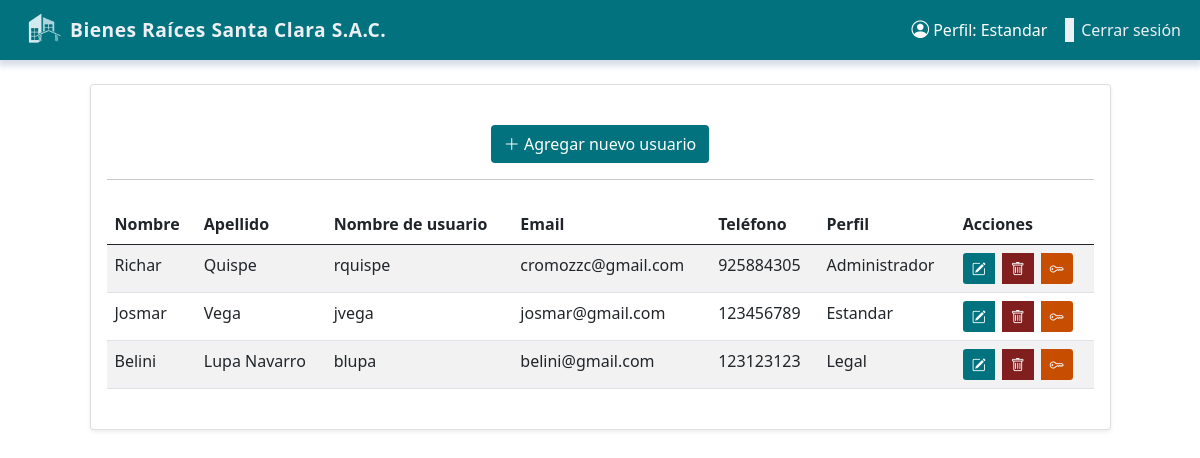
The app's page /lista_usuarios/ (signed in), older data.
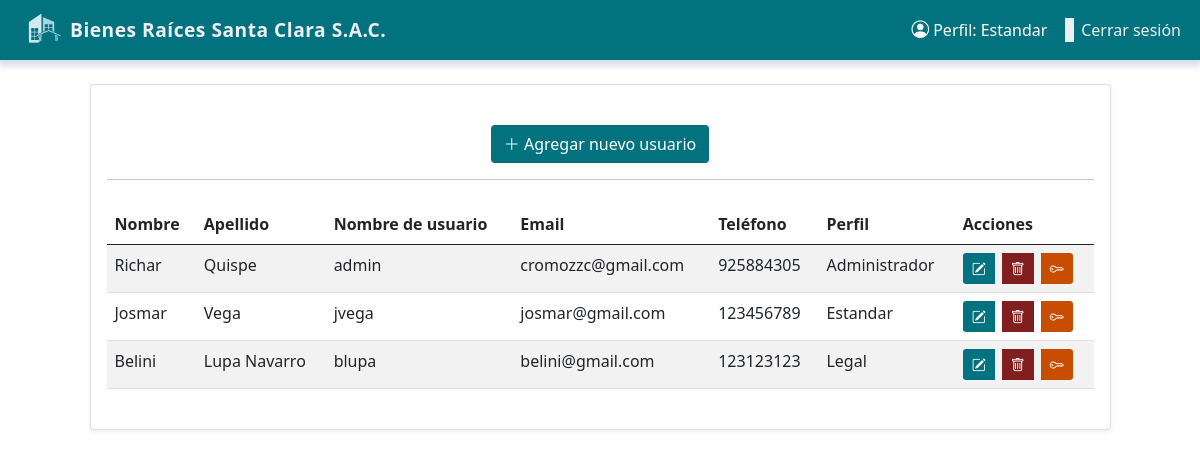
The same page, newer data.
### partidas_planos/models.py (models this page shows, shortened)
class User(AbstractBaseUser, PermissionsMixin):
    ESTANDAR = 1
    LEGAL = 2
    ADMINISTRADOR = 3
    ROLE_CHOICE = (
        (ESTANDAR, 'Estandar'),
        (LEGAL, 'Legal'),
        (ADMINISTRADOR, 'Administrador'),
    )
    first_name = models.CharField(max_length=50)
    last_name = models.CharField(max_length=50)
    username = models.CharField(max_length=50, unique=True)
    email = models.EmailField(max_length=100, unique=True)
    phone_number = models.CharField(max_length=12, blank=True)
    role = models.PositiveSmallIntegerField(choices=ROLE_CHOICE, blank=True, null=True)
    date_joined = models.DateTimeField(auto_now_add=True)
    last_login = models.DateTimeField(auto_now_add=True)
    created_date = models.DateTimeField(auto_now_add=True)
    modified_date = models.DateTimeField(auto_now=True)
    is_admin = models.BooleanField(default=False)
    is_staff = models.BooleanField(default=False)
    is_active = models.BooleanField(default=True)
    is_superadmin = models.BooleanField(default=False)
    USERNAME_FIELD = 'username'
    REQUIRED_FIELDS = ['email', 'first_name', 'last_name']
    objects = UserManager()

### principal/views.py (the view)
# urls.py: path('lista_usuarios/', views.lista_usuarios, name='lista_usuarios'),
@login_required
def lista_usuarios(request):
    usuarios = User.objects.all()
    if request.method == 'POST':
        form = UserForm(request.POST)
        if form.is_valid():
            usuario = form.save(commit=False)
            usuario.set_password(form.cleaned_data['password'])  # Hashea la contraseña
            usuario.save()
            messages.success(request, "Usuario creado correctamente.")
            return redirect('lista_usuarios')
    else:
        form = UserForm()
    return render(request, 'administrador/home.html', {
        'usuarios': usuarios,
        'form': form,
    })

### templates/administrador/home.html (shortened to what the changed rows need)
{% extends "base.html" %}
{% block body %}
<div class="container mt-4" style="max-width: 95%;">
    <div class="row justify-content-center">
        <div class="col-12 col-lg-11">
            <div class="card shadow-sm">
                <div class="card-body">
                    <div class="table-responsive py-2">
                        <table class="table table-striped" id="usersTable">
                            <thead>
                                <tr>
                                    <th>Nombre</th>
                                    <th>Apellido</th>
                                    <th>Nombre de usuario</th>
                                    <th>Email</th>
                                    <th>Teléfono</th>
                                    <th>Perfil</th>
                                    <th>Acciones</th>
                                </tr>
                            </thead>
                            <tbody>
                                {% for user in usuarios %}
                                <tr>
                                    <td>{{ user.first_name }}</td>
                                    <td>{{ user.last_name }}</td>
                                    <td>{{ user.username }}</td>
                                    <td>{{ user.email }}</td>
                                    <td>{{ user.phone_number }}</td>
                                    <td>
                                        {% if user.role == 1 %}Estandar
                                        {% elif user.role == 2 %}Legal
                                        {% elif user.role == 3 %}Administrador
                                        {% endif %}
                                    </td>
                                    <td>
                                        <div class="btn-group" role="group">
                                            <button type="button" class="btn btn-sm text-white me-2 btn-editar"
                                                style="background-color: #02737e;" data-bs-toggle="modal"
                                                data-bs-target="#editUserModal" data-id="{{ user.id }}"
                                                data-first_name="{{ user.first_name }}"
                                                data-last_name="{{ user.last_name }}"
                                                data-username="{{ user.username }}" data-email="{{ user.email }}"
                                                data-phone_number="{{ user.phone_number }}" data-role="{{ user.role }}">
                                                <i class="bi bi-pencil-square"></i>
                                            </button>
                                            <a href="{% url 'eliminar_usuario' user.id %}"
                                                class="btn btn-sm text-white btnEliminar me-2"
                                                style="background-color: #811f1f;">
                                                <i class="bi bi-trash"></i>
                                            </a>
                                            <button type="button" class="btn btn-sm text-white btn-password"
                                                style="background-color: #c74d01;" data-bs-toggle="modal"
                                                data-bs-target="#passwordModal" data-id="{{ user.id }}">
                                                <i class="bi bi-key"></i>
                                            </button>
                                        </div>
                                    </td>
                                </tr>
                                {% endfor %}
                            </tbody>
                        </table>
                    </div>
                </div>
            </div>
        </div>
    </div>
</div>
{% endblock %}

Row changes from the older to the newer data that the page shows:
changed User "Richar": username "rquispe" → "admin"
